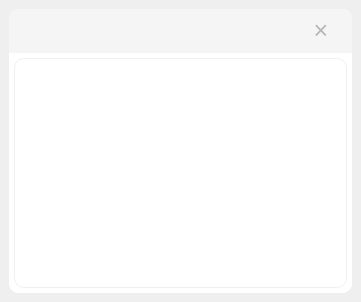
<?xml version="1.0" encoding="UTF-8"?>
<ui version="4.0">
 <class>Form</class>
 <widget class="QWidget" name="Form">
  <property name="geometry">
   <rect>
    <x>0</x>
    <y>0</y>
    <width>361</width>
    <height>302</height>
   </rect>
  </property>
  <property name="windowTitle">
   <string>Form</string>
  </property>
  <property name="styleSheet">
   <string notr="true">#frame_beijin{
	background-color: rgb(255, 255, 255);
    border-radius:10px;
}
#frame_biaoti{
	background-color: rgba(245, 245, 245, 245);
	border-top-left-radius: 10px;
	border-top-right-radius: 10px;
}
#frame_neirong{
	background-color: rgb(255, 255, 255);
	border-bottom-left-radius: 10px;
	border-bottom-right-radius: 10px;
}
#label_name{ 
	font-family:华文细黑;
	font-size:18px;
	color:rgb(28, 25, 108, 85%);
}
#Button_close{
	color:rgb(148, 149, 149, 65%);
    border:1px solid rgb(243, 243, 243, 65%);
	width:35px;
	height:35px;
	font-size:25px;
    border:none;
}
#Button_close:hover{
    background-color: rgb(148, 149, 149,10%);
    border-radius:5px
}
#textEdit{
	background-color: rgb(255, 255, 255);
    border:1px solid rgb(240, 240, 240);
	border-radius: 10px;
	font-family:华文细黑;
	font-size:18px;
	color:rgb(28, 25, 108, 85%);
}</string>
  </property>
  <layout class="QVBoxLayout" name="verticalLayout">
   <property name="leftMargin">
    <number>0</number>
   </property>
   <property name="topMargin">
    <number>0</number>
   </property>
   <property name="rightMargin">
    <number>0</number>
   </property>
   <property name="bottomMargin">
    <number>0</number>
   </property>
   <item>
    <widget class="QWidget" name="widget" native="true">
     <layout class="QVBoxLayout" name="verticalLayout_2">
      <item>
       <widget class="QFrame" name="frame_beijin">
        <property name="frameShape">
         <enum>QFrame::StyledPanel</enum>
        </property>
        <property name="frameShadow">
         <enum>QFrame::Raised</enum>
        </property>
        <layout class="QVBoxLayout" name="verticalLayout_3" stretch="2,11">
         <property name="spacing">
          <number>0</number>
         </property>
         <property name="leftMargin">
          <number>0</number>
         </property>
         <property name="topMargin">
          <number>0</number>
         </property>
         <property name="rightMargin">
          <number>0</number>
         </property>
         <property name="bottomMargin">
          <number>0</number>
         </property>
         <item>
          <widget class="QFrame" name="frame_biaoti">
           <property name="frameShape">
            <enum>QFrame::StyledPanel</enum>
           </property>
           <property name="frameShadow">
            <enum>QFrame::Raised</enum>
           </property>
           <layout class="QHBoxLayout" name="horizontalLayout" stretch="7,1">
            <property name="spacing">
             <number>0</number>
            </property>
            <property name="leftMargin">
             <number>11</number>
            </property>
            <property name="topMargin">
             <number>0</number>
            </property>
            <property name="rightMargin">
             <number>11</number>
            </property>
            <property name="bottomMargin">
             <number>0</number>
            </property>
            <item>
             <widget class="QLabel" name="label_name">
              <property name="font">
               <font>
                <family>华文细黑</family>
                <pointsize>-1</pointsize>
                <weight>75</weight>
                <bold>true</bold>
               </font>
              </property>
              <property name="text">
               <string/>
              </property>
             </widget>
            </item>
            <item>
             <widget class="QPushButton" name="Button_close">
              <property name="cursor">
               <cursorShape>PointingHandCursor</cursorShape>
              </property>
              <property name="text">
               <string>×</string>
              </property>
             </widget>
            </item>
           </layout>
          </widget>
         </item>
         <item>
          <widget class="QFrame" name="frame_neirong">
           <property name="frameShape">
            <enum>QFrame::StyledPanel</enum>
           </property>
           <property name="frameShadow">
            <enum>QFrame::Raised</enum>
           </property>
           <layout class="QHBoxLayout" name="horizontalLayout_2">
            <property name="leftMargin">
             <number>5</number>
            </property>
            <property name="topMargin">
             <number>5</number>
            </property>
            <property name="rightMargin">
             <number>5</number>
            </property>
            <property name="bottomMargin">
             <number>5</number>
            </property>
            <item>
             <widget class="QTextEdit" name="textEdit">
              <property name="font">
               <font>
                <family>华文细黑</family>
                <pointsize>-1</pointsize>
                <weight>50</weight>
                <bold>false</bold>
               </font>
              </property>
              <property name="cursor" stdset="0">
               <cursorShape>ArrowCursor</cursorShape>
              </property>
              <property name="mouseTracking">
               <bool>true</bool>
              </property>
              <property name="focusPolicy">
               <enum>Qt::StrongFocus</enum>
              </property>
              <property name="verticalScrollBarPolicy">
               <enum>Qt::ScrollBarAlwaysOff</enum>
              </property>
              <property name="horizontalScrollBarPolicy">
               <enum>Qt::ScrollBarAlwaysOff</enum>
              </property>
              <property name="readOnly">
               <bool>true</bool>
              </property>
              <property name="markdown">
               <string/>
              </property>
              <property name="html">
               <string>&lt;!DOCTYPE HTML PUBLIC &quot;-//W3C//DTD HTML 4.0//EN&quot; &quot;http://www.w3.org/TR/REC-html40/strict.dtd&quot;&gt;
&lt;html&gt;&lt;head&gt;&lt;meta name=&quot;qrichtext&quot; content=&quot;1&quot; /&gt;&lt;style type=&quot;text/css&quot;&gt;
p, li { white-space: pre-wrap; }
&lt;/style&gt;&lt;/head&gt;&lt;body style=&quot; font-family:'华文细黑'; font-size:18px; font-weight:400; font-style:normal;&quot;&gt;
&lt;p style=&quot;-qt-paragraph-type:empty; margin-top:0px; margin-bottom:0px; margin-left:0px; margin-right:0px; -qt-block-indent:0; text-indent:0px; font-size:19px;&quot;&gt;&lt;br /&gt;&lt;/p&gt;&lt;/body&gt;&lt;/html&gt;</string>
              </property>
              <property name="acceptRichText">
               <bool>true</bool>
              </property>
              <property name="cursorWidth">
               <number>0</number>
              </property>
              <property name="textInteractionFlags">
               <set>Qt::NoTextInteraction</set>
              </property>
             </widget>
            </item>
           </layout>
          </widget>
         </item>
        </layout>
       </widget>
      </item>
     </layout>
    </widget>
   </item>
  </layout>
 </widget>
 <resources/>
 <connections/>
</ui>
